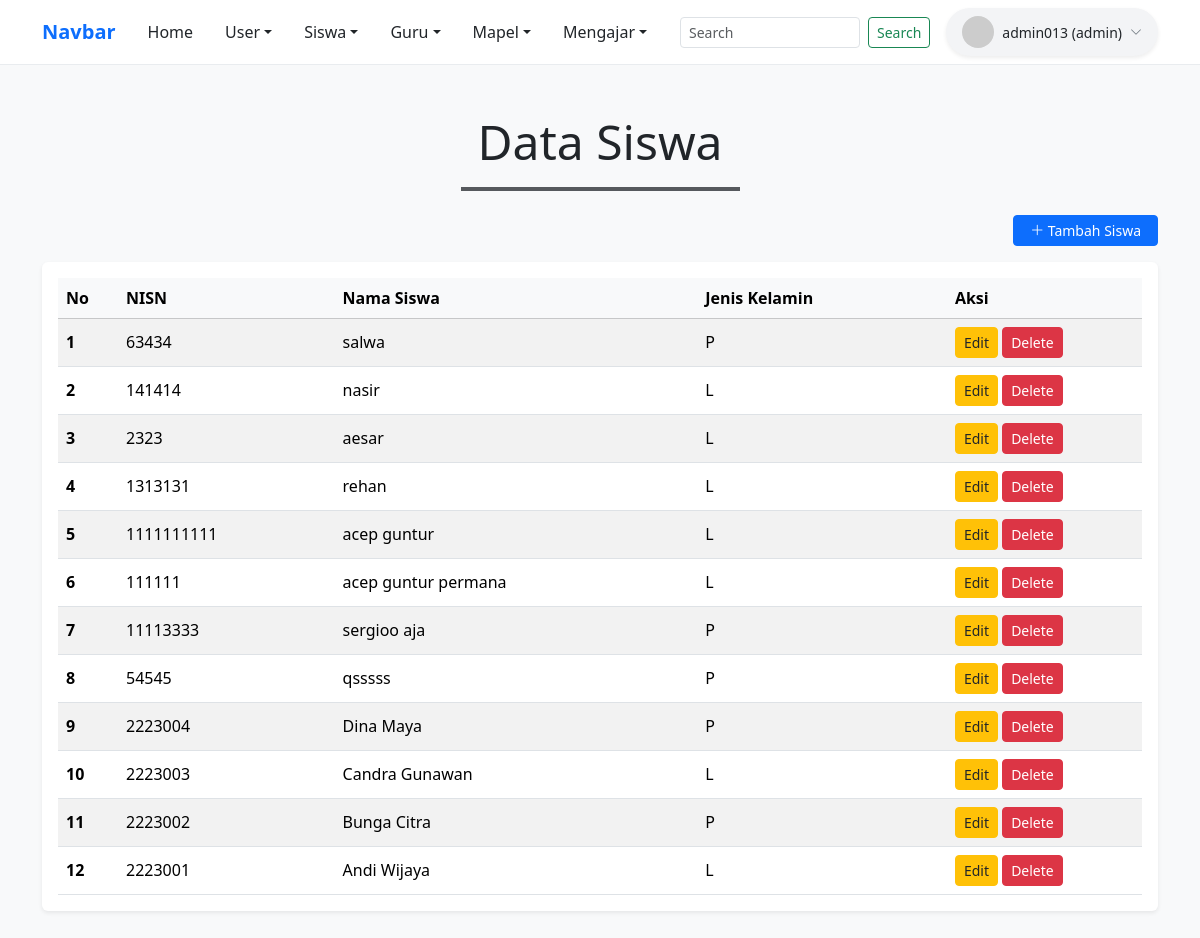
/tabel.php (signed in), run on the app's committed database.
### tables this page shows
CREATE TABLE `siswa` (
  `id` int(11) NOT NULL,
  `nis` varchar(10) NOT NULL,
  `nama` varchar(100) NOT NULL,
  `kelas` varchar(10) NOT NULL,
  `jenis_kelamin` enum('L','P') NOT NULL,
  `user_id` int(11) DEFAULT NULL
);

### tabel.php (the view, shortened to what this page needs)
<?php
require_once ('koneksi.php');
$sql = "SELECT
            users.id AS user_id,
            users.username,
            users.role,
            siswa.nis,
            siswa.nama,
            siswa.jenis_kelamin
        FROM users
        LEFT JOIN siswa ON users.id = siswa.user_id
        WHERE users.role = 'siswa'
        ORDER BY users.id DESC";
$query = mysqli_query($koneksi, $sql);
$data = [];
if ($query && mysqli_num_rows($query) > 0) {
    while ($row = mysqli_fetch_assoc($query)) {
        $data[] = $row;
    }
}
?>
<!DOCTYPE html>
<html lang="id">
<head>
    <link href="https://cdn.jsdelivr.net/npm/bootstrap@5.3.3/dist/css/bootstrap.min.css" rel="stylesheet">
    <link rel="stylesheet" href="https://cdn.jsdelivr.net/npm/bootstrap-icons@1.11.3/font/bootstrap-icons.min.css">
</head>
<body>
    <?php require_once ('navbar.php'); ?>
    <div class="container my-5">
        <div class="text-center mb-4">
            <h1 class="fw-normal display-5">Data Siswa</h1>
            <hr class="w-25 mx-auto border border-dark border-2 opacity-75">
        </div>
        <div class="mb-3 d-flex justify-content-end">
            <a href="form_user_siswa.php" class="btn btn-primary btn-sm px-3">
                <i class="bi bi-plus-lg"></i> Tambah Siswa
            </a>
        </div>
        <div class="table-responsive bg-white shadow-sm rounded p-3">
            <table class="table table-striped table-hover align-middle mb-0">
                <thead class="table-light">
                    <tr>
                      <th scope="col" style="width: 60px;">No</th>
                      <th scope="col">NISN</th>
                      <th scope="col">Nama Siswa</th>
                      <th scope="col">Jenis Kelamin</th>
                      <th scope="col" style="width: 18%;">Aksi</th>
                    </tr>
                </thead>
                <tbody>
                    <?php
                    if (!empty($data)) {
                        $no = 1;
                        foreach ($data as $siswa) {
                            $namaTampil = !empty($siswa['nama']) ? $siswa['nama'] : $siswa['username'];
                    ?>
                        <tr>
                          <th scope="row"><?php echo $no++; ?></th>
                          <td><?php echo htmlspecialchars($siswa['nis'] ?? '-'); ?></td>
                          <td><?php echo htmlspecialchars($namaTampil); ?></td>
                          <td><?php echo htmlspecialchars($siswa['jenis_kelamin'] ?? '-'); ?></td>
                          <td>
                            <a href="edit_user.php?id=<?= $siswa['user_id']; ?>&role=<?= $siswa['role']; ?>" class="btn btn-warning btn-sm text-dark px-2">Edit</a>
                            <a href="delete_user.php?id=<?= $siswa['user_id']; ?>" class="btn btn-danger btn-sm px-2" onclick="return confirm('Apakah Anda yakin ingin menghapus data ini?')">Delete</a>
                          </td>
                        </tr>
                    <?php
                        }
                    } else {
                        echo "<tr><td colspan='5' class='text-center py-4 text-muted'>Tidak ada data siswa.</td></tr>";
                    }
                    ?>
                </tbody>
            </table>
        </div>
    </div>
</body>
</html>

### tabel.php (style rules this page uses)
body { background-color: #f8f9fa; }
.table th { font-weight: 600; }

### data on the page
siswa: nis "63434", nama "salwa", jenis_kelamin "P"
siswa: nis "141414", nama "nasir", jenis_kelamin "L"
siswa: nis "2323", nama "aesar", jenis_kelamin "L"
siswa: nis "1313131", nama "rehan", jenis_kelamin "L"
siswa: nis "1111111111", nama "acep guntur", jenis_kelamin "L"
siswa: nis "111111", nama "acep guntur permana", jenis_kelamin "L"
siswa: nis "11113333", nama "sergioo aja", jenis_kelamin "P"
siswa: nis "54545", nama "qsssss", jenis_kelamin "P"
siswa: nis "2223004", nama "Dina Maya", jenis_kelamin "P"
siswa: nis "2223003", nama "Candra Gunawan", jenis_kelamin "L"
siswa: nis "2223002", nama "Bunga Citra", jenis_kelamin "P"
siswa: nis "2223001", nama "Andi Wijaya", jenis_kelamin "L"

### other printed values
$nama_user "admin013"
$role_user ?: 'siswa' "admin"
